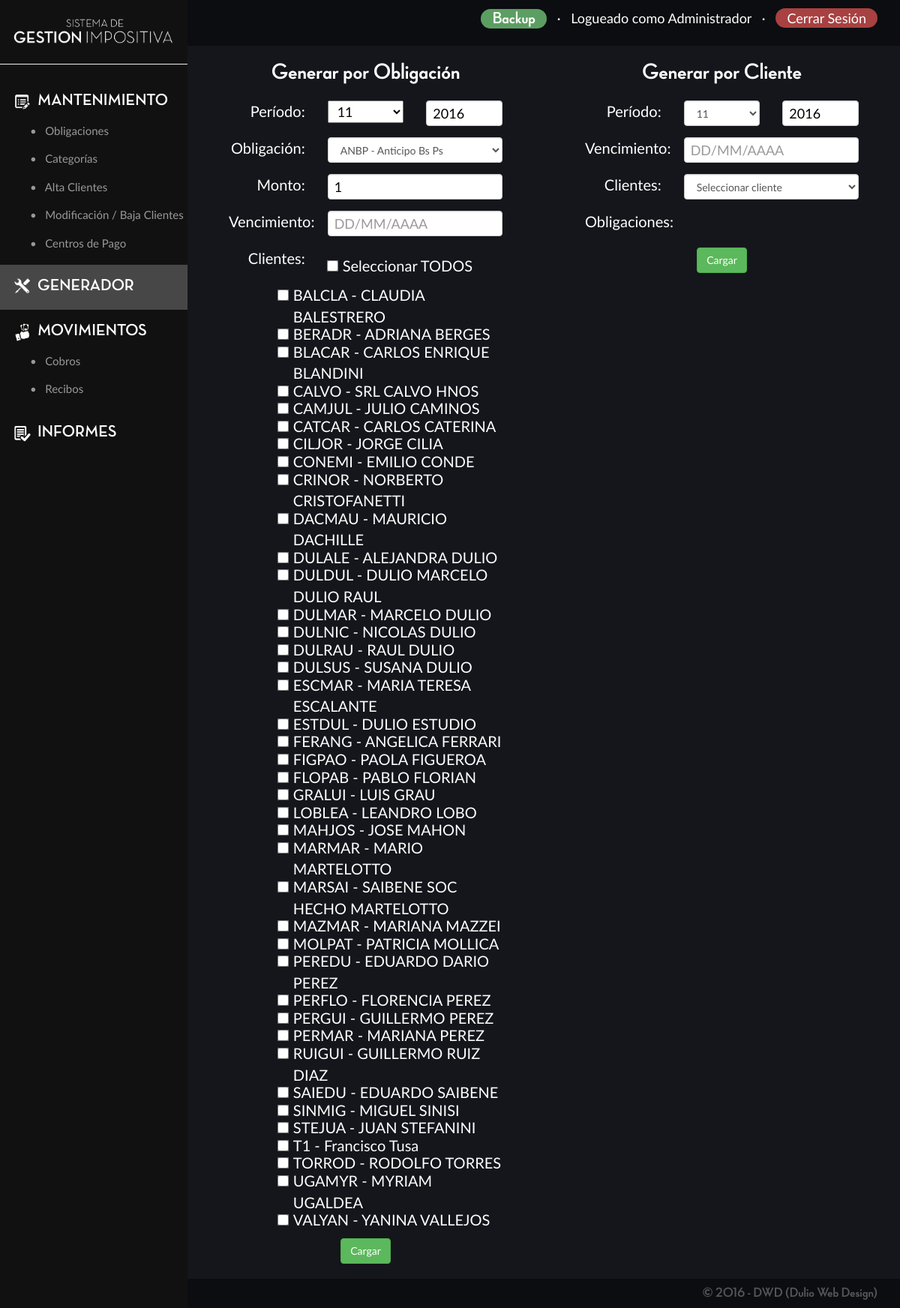
Screenshot of /generador.php (signed in) with the database file from the repository.
### tables this page shows
CREATE TABLE `usuario` (
  `username` varchar(30) NOT NULL,
  `password` varchar(100) NOT NULL,
  `tipoUsuario` varchar(1) NOT NULL,
  PRIMARY KEY (`username`)
);

CREATE TABLE `cliente` (
  `idCliente` varchar(10) NOT NULL,
  `nombre` varchar(100) NOT NULL,
  `apellido` varchar(100) NOT NULL,
  `CUIT` varchar(11) DEFAULT NULL,
  `fechaNacimiento` date DEFAULT NULL,
  `nacionalidad` varchar(100) DEFAULT NULL,
  `mail` varchar(100) DEFAULT NULL,
  `celular` varchar(40) DEFAULT NULL,
  `companiaCelular` varchar(50) DEFAULT NULL,
  `telefonoFijo` varchar(40) DEFAULT NULL,
  `habilitado` tinyint(1) NOT NULL DEFAULT '1',
  `honorarioBase` float NOT NULL DEFAULT '0',
  PRIMARY KEY (`idCliente`)
);

### session.php (called while the page is built, shortened)
<?php
	require("conecto.php");
	$user_check=$_SESSION['login_user'];
	$ses_sql=mysqli_query($conexion, "SELECT username FROM usuario WHERE username='$user_check'");
	$row = mysqli_fetch_assoc($ses_sql);
	$login_session =$row['username'];
?>

### funciones.php (called while the page is built, shortened)
<?php
	require "conecto.php";
	function getTipoUsuario($username){
		global $conexion;
		$sql="SELECT tipoUsuario FROM usuario WHERE username = '$username'";
		$resultado = mysqli_query($conexion,$sql);
		$tipoUsuario = mysqli_fetch_row($resultado);
		return $tipoUsuario[0];
	}
?>

### generador.php (the view, shortened to what this page needs)
<?php
	include "session.php";
	include "funciones.php";
?>
<!doctype html>
<html>
<head>
    <link rel="stylesheet" href="css/bootstrap.css">
    <link rel="stylesheet" href="estilospanel.css">
</head>
<body>
	<?php
		include "conecto.php";
	?>
	<div class="lateral">
		<?php
			include "modificar/logoInside.php";
		?>
		<hr>
		<?php
			$tipoUsuario= getTipoUsuario($login_session);
			switch ($tipoUsuario) {
						case 0:
							include "modificar/menu0.php";
							break;
					}
		?>
	</div>
	<div class="principal">
		<div class="superior">
			<?php include "modificar/superior.php"; ?>
		</div>
		<div class="contenido">
			<div class="col-sm-6">
				<div class="row">
					<h2 align="center">
						Generar por Obligación
					</h2>
				</div>
				<form action="generar.php" method="post" id="generador">
					<div class="row">
							<div class="col-sm-4">
								<p align="right">Período: </p>
							</div>
							<div class="col-sm-4">
								<div class="form-group">
									<select name="mes" class="mes" required class='form-control'>
										<?php
											$sqlA="SELECT MONTH(SYSDATE())";
											$resultadoA = mysqli_query($conexion,$sqlA);
											$aux = mysqli_fetch_row($resultadoA);
											$mes = $aux[0];
											echo"<option "; if($mes == 11){echo" selected ";} echo" value='11'>11</option>";
										?>
									</select>
								</div>
							</div>
							<div class="col-sm-4">
								<div class="form-group">
									<input class='anio form-control' name='anio' required type="text" placeholder='Año (AAAA)' maxlength='4'
										<?php
											$sqlA="SELECT YEAR(SYSDATE())";
											$resultadoA = mysqli_query($conexion,$sqlA);
											$aux = mysqli_fetch_row($resultadoA);
											$anio = $aux[0];
											echo "value='$anio'";
										?>
									>
								</div>
							</div>
					</div>
					<div class="row">
							<div class="col-sm-4">
								<p align="right">Obligación: </p>
							</div>
							<div class="col-sm-8">
								<div class="form-group">
									<select name="obligacion" id="obligacion" required class='form-control'>
										<?php
											$sql= "SELECT * FROM obligacion";
											$resultado = mysqli_query($conexion,$sql);
											while($obligaciones = mysqli_fetch_assoc($resultado)){
												$idObligacion = $obligaciones['idObligacion'];
												$descripcionObligacion = $obligaciones['descripcion'];
												echo"<option value='$idObligacion'>$idObligacion - $descripcionObligacion</option>";
											}
										?>
									</select>
								</div>
							</div>
					</div>
					<div class="row">
							<div class="col-sm-4">
								<p align="right">Monto: </p>
							</div>
							<div class="col-sm-8">
								<div class="form-group">
									<input type="text" required class="monto form-control" value="1" name="monto">
								</div>
							</div>
					</div>
					<div class="row">
							<div class="col-sm-4">
								<p align="right">Vencimiento: </p>
							</div>
							<div class="col-sm-8">
								<div class="form-group">
									<input class='vencimiento form-control' type="text" name='vencimiento' placeholder='DD/MM/AAAA' maxlength='10'>
								</div>
							</div>
					</div>
					<div class="row">
							<div class="col-sm-4">
								<p align="right">Clientes: </p>
							</div>
							<div class="col-sm-8">
								<div class='form-group'>
									<div class='checkbox'>
										<label>
											<input type='checkbox' id='seleccionarTodosCheckbox'>
											Seleccionar TODOS
										</label>
									</div>
								</div>
							</div>
					</div>
					<div class="row">
						<div class="col-sm-2">
						</div>
						<div class="col-sm-10">
								<?php
									$sql= "SELECT * FROM cliente WHERE habilitado = 1";
									$resultado = mysqli_query($conexion,$sql);
									while($clientes = mysqli_fetch_assoc($resultado)){
										$idCliente = $clientes['idCliente'];
										$nombreCliente = $clientes['nombre'];
										$apellidoCliente = $clientes['apellido'];
										echo"
											<div class='subtitulo'>
								                <div class='checkbox'>
								                    <label>
								                        <input type='checkbox' name='clientes[]' class='clientes' value='$idCliente'>
								                        $idCliente - $nombreCliente $apellidoCliente
								                    </label>
								                </div>
								            </div>
								        ";
									}
								?>
						</div>
					</div>
					<div class="row">
						<p align="center">
							<input type="submit" value='Cargar' class='btn btn-success'>
						</p>
					</div>
				</form>
			</div>
			<div class="col-sm-6">
				<div class="row">
					<h2 align="center">
						Generar por Cliente
					</h2>
				</div>
				<form action="generarPorCliente.php" method="post">
					<div class="row">
							<div class="col-sm-4">
								<p align="right">Período: </p>
							</div>
							<div class="col-sm-4">
								<div class="form-group">
									<select name="mes" required class='form-control'>
										<?php
											$sqlA="SELECT MONTH(SYSDATE())";
											$resultadoA = mysqli_query($conexion,$sqlA);
											$aux = mysqli_fetch_row($resultadoA);
											$mes = $aux[0];
											echo"<option "; if($mes == 11){echo" selected ";} echo" value='11'>11</option>";
										?>
									</select>
								</div>
							</div>
							<div class="col-sm-4">
								<div class="form-group">
									<input class='anio form-control' name='anio' required type="text" placeholder='Año (AAAA)' maxlength='4'
										<?php
											$sqlA="SELECT YEAR(SYSDATE())";
											$resultadoA = mysqli_query($conexion,$sqlA);
											$aux = mysqli_fetch_row($resultadoA);
											$anio = $aux[0];
											echo "value='$anio'";
										?>
									>
								</div>
							</div>
					</div>
					<div class="row">
							<div class="col-sm-4">
								<p align="right">Vencimiento: </p>
							</div>
							<div class="col-sm-8">
								<div class="form-group">
									<input class='vencimiento form-control' type="text" name='vencimiento' placeholder='DD/MM/AAAA' maxlength='10' >
								</div>
							</div>
					</div>
					<div class="row">
							<div class="col-sm-4">
								<p align="right">Clientes: </p>
							</div>
							<div class="col-sm-8">
								<div class="form-group">
									<select name="clientes" id="clientes2" required class='form-control'>
										<option value=''>Seleccionar cliente</option>
									</select>
								</div>
							</div>
					</div>
					<div class="row">
							<div class="col-sm-4">
								<p align="right">Obligaciones: </p>
							</div>
					</div>
					<div class="row">
						<div class="col-sm-7">
						</div>
						<div class="col-sm-5">
						</div>
					</div>
					<div class="row">
						<p align="center">
							<input type="submit" value='Cargar' class='btn btn-success'>
						</p>
					</div>
				</form>
			</div>
		</div>
		<div class="inferior">
			<h4 align="right">
	    		<a target="_blank" class="footer" href="http://www.dulio.com.ar">&copy; 2016 - DWD (Dulio Web Design)</a>
	    	</h4>
		</div>
	</div>
</body>
</html>

### modificar/superior.php (shortened to what this page needs)
<?php
	$idTipoUsuario=getTipoUsuario($login_session);
	echo"
		<p class='logueadocomo' align='right'>
	";
	if($idTipoUsuario==0){
		echo"
					<a id='visitarsitio' href='quieresBackupear.php'>Backup</a> &nbsp; &middot; &nbsp;
				";
	}
				echo"
				Logueado como
				";
					switch ($idTipoUsuario) {
						case 0:
							$tipoUsuario = 'Administrador';
							break;
					}
						echo "$tipoUsuario";
				echo"
				&nbsp; &middot; &nbsp; <a id='cerrarsesion' href='logout.php'>Cerrar Sesión</a>
			</p>
	";
?>

### estilospanel.css (style rules this page uses)
* { margin: 0; padding: 0; }
html { height: 100%; min-height: 100%; }
body { font-family: 'LatoR'; overflow-x: hidden; height: 100%; min-height: 100%; background-color: #14161b; }
h1, h2, h3, h4, h5, h6 { font-family: 'Neutra'; }
.lateral { width: 250px; position: fixed; height: 100%; background-color: #111111; color: #FFF; overflow-y: auto; }
.principal { margin-left: 250px; min-height: 100%; background-color: #14161b; color: #FFF; display: flex; flex-direction: column; justify-content: space-between; }
.superior { background-color: #0c0d10; }
.contenido { min-height: 80%; font-size: 20px; }
.inferior { background-color: #0c0d10; }
a { color: #FFF; }
.logueadocomo { font-size: 18px; padding: 10px 0px; padding-right: 30px; }
#visitarsitio { font-family: 'Neutra'; font-size: 22px; }
.footer { color:rgba(255,255,255,0.3); padding-right:30px; }
#visitarsitio { border-radius: 15px; padding: 2px 15px; background-color: #5c9e62; }
#cerrarsesion { border-radius: 15px; padding: 2px 15px; background-color: #a84141; }
form { margin: 10px 40px; }
input[type="text"], input[type="number"], select, textarea { color:#000; width: 100%; padding: 2px; padding-left: 8px; font-size: 18px; }
input[type='checkbox'] { margin-top: 8px; transform: scale(1.2); }
.subtitulo { margin-top: -15px; }
#cerrarsesion { color: #FFF; }

### rows the page displays
usuario: tipoUsuario "Administrador"
cliente: idCliente "BALCLA", nombre "CLAUDIA", apellido "BALESTRERO"
cliente: idCliente "BERADR", nombre "ADRIANA", apellido "BERGES"
cliente: idCliente "BLACAR", nombre "CARLOS ENRIQUE", apellido "BLANDINI"
cliente: idCliente "CALVO", nombre "SRL", apellido "CALVO HNOS"
cliente: idCliente "CAMJUL", nombre "JULIO", apellido "CAMINOS"
cliente: idCliente "CATCAR", nombre "CARLOS", apellido "CATERINA"
cliente: idCliente "CILJOR", nombre "JORGE", apellido "CILIA"
cliente: idCliente "CONEMI", nombre "EMILIO", apellido "CONDE"
cliente: idCliente "CRINOR", nombre "NORBERTO", apellido "CRISTOFANETTI"
cliente: idCliente "DACMAU", nombre "MAURICIO", apellido "DACHILLE"
cliente: idCliente "DULALE", nombre "ALEJANDRA", apellido "DULIO"
cliente: idCliente "DULDUL", nombre "DULIO MARCELO", apellido "DULIO RAUL"
cliente: idCliente "DULMAR", nombre "MARCELO", apellido "DULIO"
cliente: idCliente "DULNIC", nombre "NICOLAS", apellido "DULIO"
cliente: idCliente "DULRAU", nombre "RAUL", apellido "DULIO"
cliente: idCliente "DULSUS", nombre "SUSANA", apellido "DULIO"
cliente: idCliente "ESCMAR", nombre "MARIA TERESA", apellido "ESCALANTE"
cliente: idCliente "ESTDUL", nombre "DULIO", apellido "ESTUDIO"
cliente: idCliente "FERANG", nombre "ANGELICA", apellido "FERRARI"
cliente: idCliente "FIGPAO", nombre "PAOLA", apellido "FIGUEROA"
cliente: idCliente "FLOPAB", nombre "PABLO", apellido "FLORIAN"
cliente: idCliente "GRALUI", nombre "LUIS", apellido "GRAU"
cliente: idCliente "LOBLEA", nombre "LEANDRO", apellido "LOBO"
cliente: idCliente "MAHJOS", nombre "JOSE", apellido "MAHON"
cliente: idCliente "MARMAR", nombre "MARIO", apellido "MARTELOTTO"
cliente: idCliente "MARSAI", nombre "SAIBENE SOC HECHO", apellido "MARTELOTTO"
cliente: idCliente "MAZMAR", nombre "MARIANA", apellido "MAZZEI"
cliente: idCliente "MOLPAT", nombre "PATRICIA", apellido "MOLLICA"
cliente: idCliente "PEREDU", nombre "EDUARDO DARIO", apellido "PEREZ"
cliente: idCliente "PERFLO", nombre "FLORENCIA", apellido "PEREZ"
cliente: idCliente "PERGUI", nombre "GUILLERMO", apellido "PEREZ"
cliente: idCliente "PERMAR", nombre "MARIANA", apellido "PEREZ"
cliente: idCliente "RUIGUI", nombre "GUILLERMO", apellido "RUIZ DIAZ"
cliente: idCliente "SAIEDU", nombre "EDUARDO", apellido "SAIBENE"
cliente: idCliente "SINMIG", nombre "MIGUEL", apellido "SINISI"
cliente: idCliente "STEJUA", nombre "JUAN", apellido "STEFANINI"
cliente: idCliente "T1", nombre "Francisco", apellido "Tusa"
cliente: idCliente "TORROD", nombre "RODOLFO", apellido "TORRES"
cliente: idCliente "UGAMYR", nombre "MYRIAM", apellido "UGALDEA"
cliente: idCliente "VALYAN", nombre "YANINA", apellido "VALLEJOS"

### other values shown
form field obligacion "ANBP - Anticipo Bs Ps"
